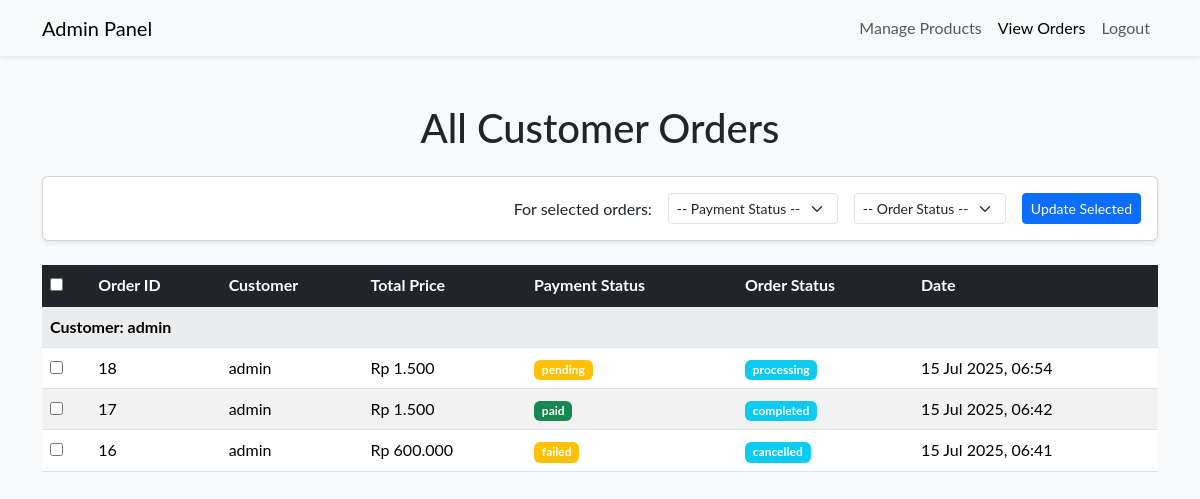
Screenshot of /admin_orders.php (signed in) with the database file from the repository.
### tables this page shows
CREATE TABLE `orders` (
  `id` int(11) UNSIGNED NOT NULL,
  `user_id` int(11) DEFAULT NULL,
  `customer_name` varchar(255) DEFAULT NULL,
  `cart_details` text NOT NULL,
  `total_price` decimal(10,2) NOT NULL,
  `payment_method` varchar(50) NOT NULL,
  `payment_status` varchar(50) DEFAULT 'pending',
  `order_status` varchar(50) DEFAULT 'processing',
  `created_at` timestamp NOT NULL DEFAULT current_timestamp()
);

### admin_orders.php (the view, shortened to what this page needs)
<?php
include 'db_connect.php';
$orders_result = $conn->query("SELECT * FROM orders ORDER BY customer_name, created_at DESC");
?>
<!DOCTYPE html>
<html lang="en">
<head>
    <link href="https://cdn.jsdelivr.net/npm/bootstrap@5.3.3/dist/css/bootstrap.min.css" rel="stylesheet">
    <link rel="stylesheet" href="style.css">
</head>
<body>
    <header class="shadow-sm">
        <nav class="navbar navbar-expand-lg navbar-light bg-light">
            <div class="container">
                <a class="navbar-brand" href="admin_dashboard.php">Admin Panel</a>
                <div class="collapse navbar-collapse">
                    <ul class="navbar-nav ms-auto">
                        <li class="nav-item"><a class="nav-link" href="admin_prod.php">Manage Products</a></li>
                        <li class="nav-item"><a class="nav-link active" href="admin_orders.php">View Orders</a></li>
                        <li class="nav-item"><a class="nav-link" href="logout.php">Logout</a></li>
                    </ul>
                </div>
            </div>
        </nav>
    </header>
    <main class="container my-5">
        <h1 class="text-center mb-4">All Customer Orders</h1>
        <form action="update_order_status.php" method="POST">
            <div class="card shadow-sm mb-4">
                <div class="card-body d-flex flex-wrap justify-content-end align-items-center">
                    <span class="me-3">For selected orders:</span>
                    <div class="me-3">
                        <select name="payment_status" id="bulk_payment_status" class="form-select form-select-sm">
                            <option value="">-- Payment Status --</option>
                        </select>
                    </div>
                    <div class="me-3">
                        <select name="order_status" id="bulk_order_status" class="form-select form-select-sm">
                            <option value="">-- Order Status --</option>
                        </select>
                    </div>
                    <button type="submit" class="btn btn-primary btn-sm">Update Selected</button>
                </div>
            </div>
            <div class="table-responsive">
                <table class="table table-striped table-hover align-middle">
                    <thead class="table-dark">
                        <tr>
                            <th><input type="checkbox" id="select-all"></th>
                            <th>Order ID</th>
                            <th>Customer</th>
                            <th>Total Price</th>
                            <th>Payment Status</th>
                            <th>Order Status</th>
                            <th>Date</th>
                        </tr>
                    </thead>
                    <tbody>
                        <?php
                        $current_customer = null;
                        if ($orders_result && $orders_result->num_rows > 0):
                            while($order = $orders_result->fetch_assoc()):
                                if ($current_customer !== $order['customer_name']):
                                    $current_customer = $order['customer_name'];
                        ?>
                                    <tr class="table-group-divider">
                                        <td colspan="7" class="bg-light fw-bold">
                                            Customer: <?php echo htmlspecialchars($current_customer); ?>
                                        </td>
                                    </tr>
                        <?php
                                endif;
                        ?>
                                <tr>
                                    <td><input type="checkbox" name="order_ids[]" value="<?php echo $order['id']; ?>" class="order-checkbox"></td>
                                    <td><?php echo $order['id']; ?></td>
                                    <td><?php echo htmlspecialchars($order['customer_name']); ?></td>
                                    <td>Rp <?php echo number_format($order['total_price'], 0, ',', '.'); ?></td>
                                    <td><span class="badge bg-<?php echo $order['payment_status'] == 'paid' ? 'success' : 'warning'; ?>"><?php echo htmlspecialchars($order['payment_status']); ?></span></td>
                                    <td><span class="badge bg-info"><?php echo htmlspecialchars($order['order_status']); ?></span></td>
                                    <td><?php echo date("d M Y, H:i", strtotime($order['created_at'])); ?></td>
                                </tr>
                            <?php endwhile; ?>
                        <?php else: ?>
                            <tr><td colspan="7" class="text-center">No orders found.</td></tr>
                        <?php endif; ?>
                    </tbody>
                </table>
            </div>
        </form>
    </main>
</body>
</html>

### style.css (style rules this page uses)
body { font-family: 'Lato', sans-serif; background-color: #f8f9fa; }

### rows the page displays
orders: customer_name "admin", id "18", total_price "1.500", payment_status "pending", order_status "processing", created_at "15 Jul 2025, 06:54"
orders: id "17", customer_name "admin", total_price "1.500", payment_status "paid", order_status "completed", created_at "15 Jul 2025, 06:42"
orders: id "16", customer_name "admin", total_price "600.000", payment_status "failed", order_status "cancelled", created_at "15 Jul 2025, 06:41"
